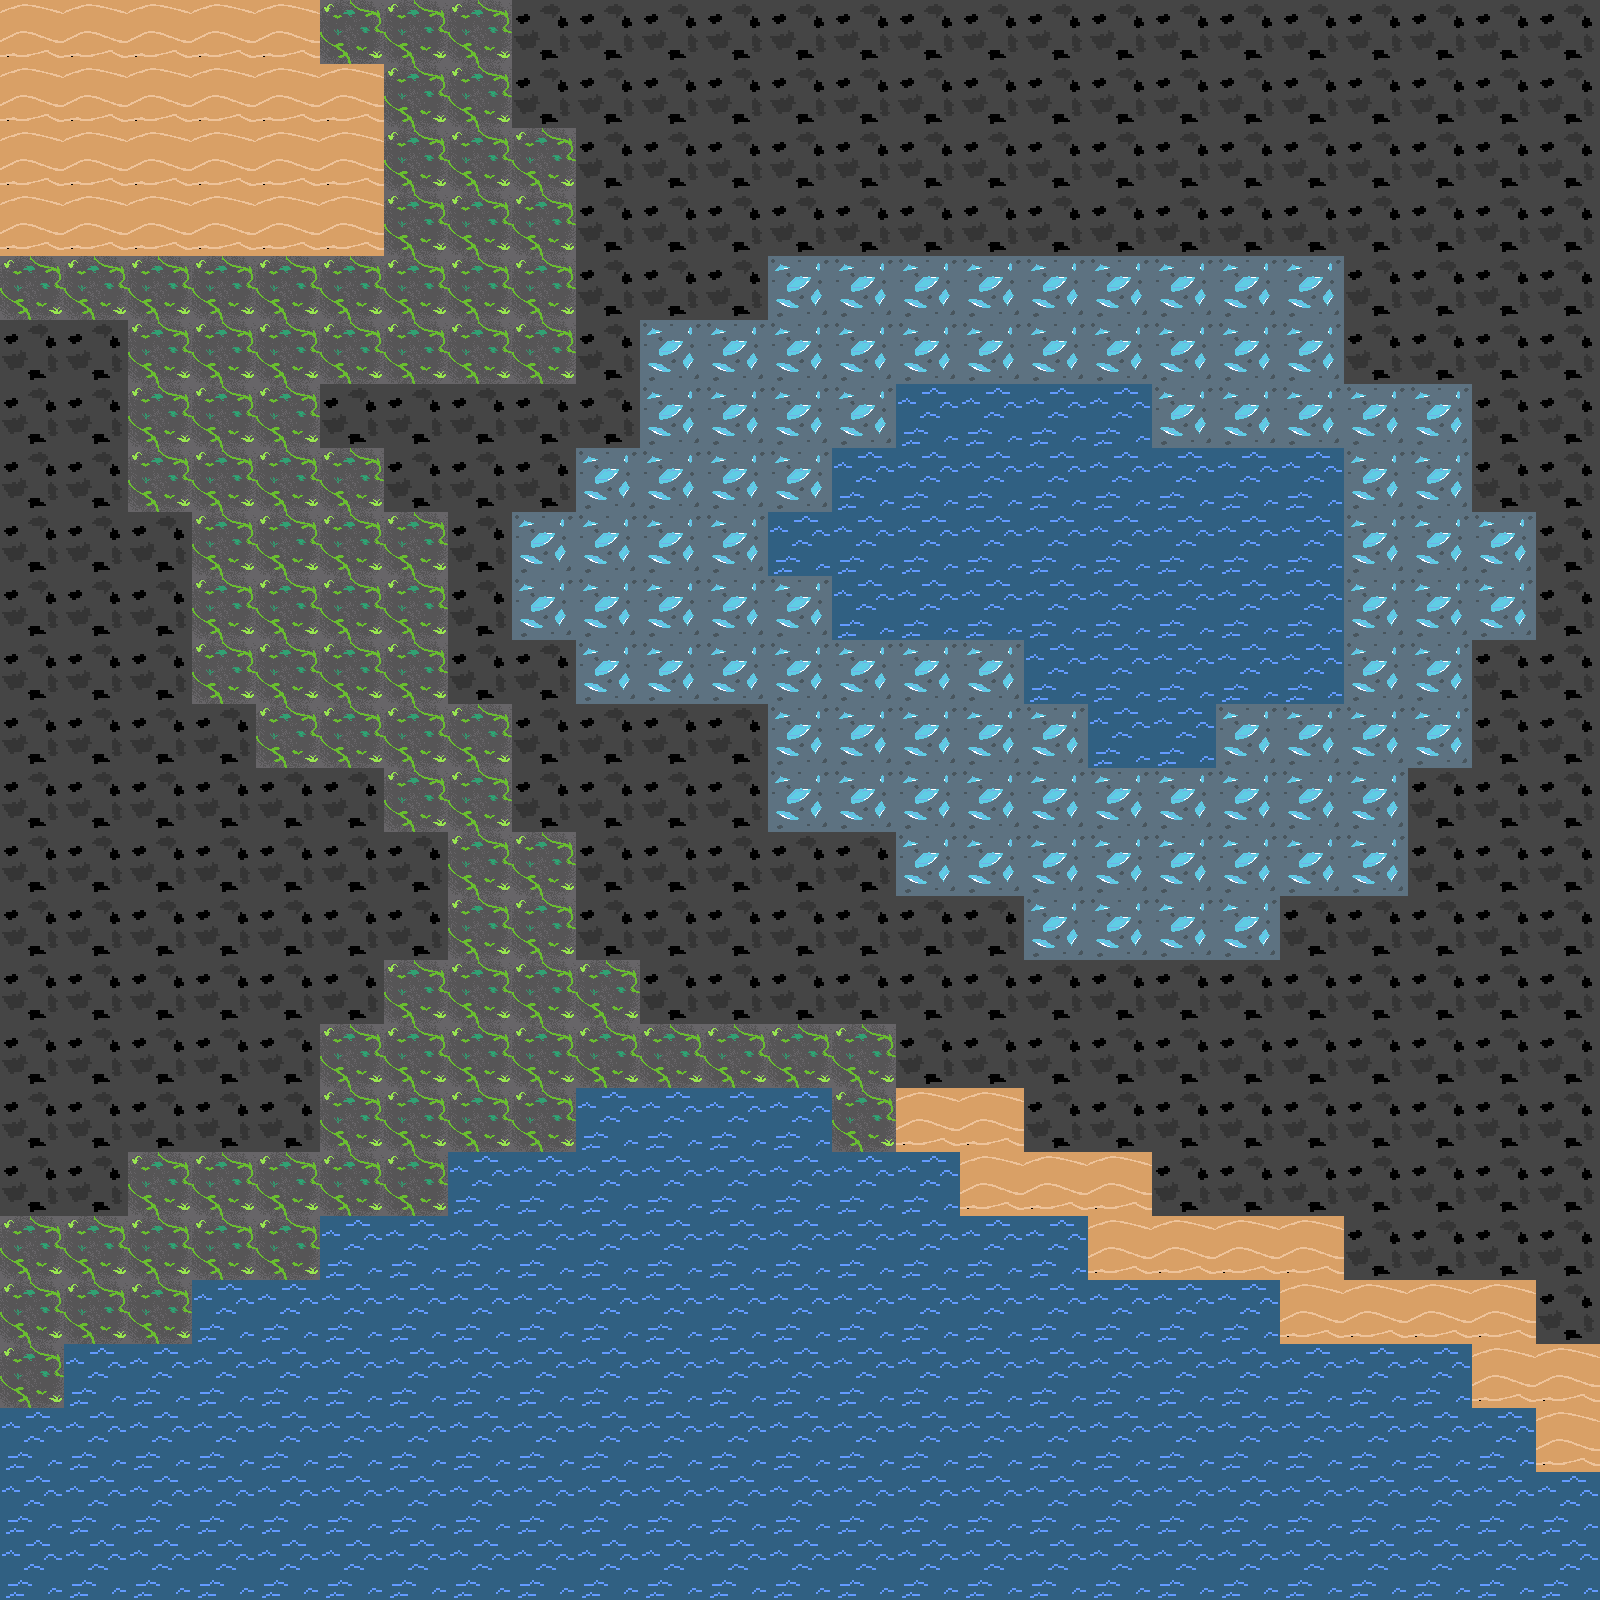

The image is a tile-based game level rendered from a .tmx file. Its description and complete source (layers, tilesets, objects, tile grids) follow:
An orthogonal 25x25 tile map with 64x64 px tiles, 1 tile layer (Tile Layer 1).

<map version="1.10" tiledversion="1.11.2" orientation="orthogonal" renderorder="right-down" width="25" height="25" tilewidth="64" tileheight="64" infinite="0" nextlayerid="2" nextobjectid="1">
 <tileset firstgid="1" name="tdtileset" tilewidth="64" tileheight="64" tilecount="10" columns="0">
  <grid orientation="orthogonal" width="1" height="1" />
  <tile id="1">
   <image source="tiles/dirt.png" width="64" height="64" />
  </tile>
  <tile id="2">
   <image source="tiles/grass.png" width="64" height="64" />
  </tile>
  <tile id="3">
   <image source="tiles/wall.png" width="64" height="64" />
  </tile>
  <tile id="4">
   <image source="tiles/water.png" width="64" height="64" />
  </tile>
  <tile id="5">
   <image source="tiles/stone.png" width="64" height="64" />
  </tile>
  <tile id="6">
   <image source="tiles/crystal.png" width="64" height="64" />
  </tile>
  <tile id="7">
   <image source="tiles/mossystone.png" width="64" height="64" />
  </tile>
  <tile id="8">
   <image source="tiles/sand.png" width="64" height="64" />
  </tile>
  <tile id="9">
   <image source="tiles/sandwithfossils.png" width="64" height="64" />
  </tile>
  <tile id="10">
   <image source="tiles/sedimentrock.png" width="64" height="64" />
  </tile>
 </tileset>
 <layer id="1" name="Tile Layer 1" width="25" height="25">
  <data encoding="csv">
9,9,9,9,9,8,8,8,6,6,6,6,6,6,6,6,6,6,6,6,6,6,6,6,6,
9,9,9,9,9,9,8,8,6,6,6,6,6,6,6,6,6,6,6,6,6,6,6,6,6,
9,9,9,9,9,9,8,8,8,6,6,6,6,6,6,6,6,6,6,6,6,6,6,6,6,
9,9,9,9,9,9,8,8,8,6,6,6,6,6,6,6,6,6,6,6,6,6,6,6,6,
8,8,8,8,8,8,8,8,8,6,6,6,7,7,7,7,7,7,7,7,7,6,6,6,6,
6,6,8,8,8,8,8,8,8,6,7,7,7,7,7,7,7,7,7,7,7,6,6,6,6,
6,6,8,8,8,6,6,6,6,6,7,7,7,7,5,5,5,5,7,7,7,7,7,6,6,
6,6,8,8,8,8,6,6,6,7,7,7,7,5,5,5,5,5,5,5,5,7,7,6,6,
6,6,6,8,8,8,8,6,7,7,7,7,5,5,5,5,5,5,5,5,5,7,7,7,6,
6,6,6,8,8,8,8,6,7,7,7,7,7,5,5,5,5,5,5,5,5,7,7,7,6,
6,6,6,8,8,8,8,6,6,7,7,7,7,7,7,7,5,5,5,5,5,7,7,6,6,
6,6,6,6,8,8,8,8,6,6,6,6,7,7,7,7,7,5,5,7,7,7,7,6,6,
6,6,6,6,6,6,8,8,6,6,6,6,7,7,7,7,7,7,7,7,7,7,6,6,6,
6,6,6,6,6,6,6,8,8,6,6,6,6,6,7,7,7,7,7,7,7,7,6,6,6,
6,6,6,6,6,6,6,8,8,6,6,6,6,6,6,6,7,7,7,7,6,6,6,6,6,
6,6,6,6,6,6,8,8,8,8,6,6,6,6,6,6,6,6,6,6,6,6,6,6,6,
6,6,6,6,6,8,8,8,8,8,8,8,8,8,6,6,6,6,6,6,6,6,6,6,6,
6,6,6,6,6,8,8,8,8,5,5,5,5,8,9,9,6,6,6,6,6,6,6,6,6,
6,6,8,8,8,8,8,5,5,5,5,5,5,5,5,9,9,9,6,6,6,6,6,6,6,
8,8,8,8,8,5,5,5,5,5,5,5,5,5,5,5,5,9,9,9,9,6,6,6,6,
8,8,8,5,5,5,5,5,5,5,5,5,5,5,5,5,5,5,5,5,9,9,9,9,6,
8,5,5,5,5,5,5,5,5,5,5,5,5,5,5,5,5,5,5,5,5,5,5,9,9,
5,5,5,5,5,5,5,5,5,5,5,5,5,5,5,5,5,5,5,5,5,5,5,5,9,
5,5,5,5,5,5,5,5,5,5,5,5,5,5,5,5,5,5,5,5,5,5,5,5,5,
5,5,5,5,5,5,5,5,5,5,5,5,5,5,5,5,5,5,5,5,5,5,5,5,5
</data>
 </layer>
</map>
